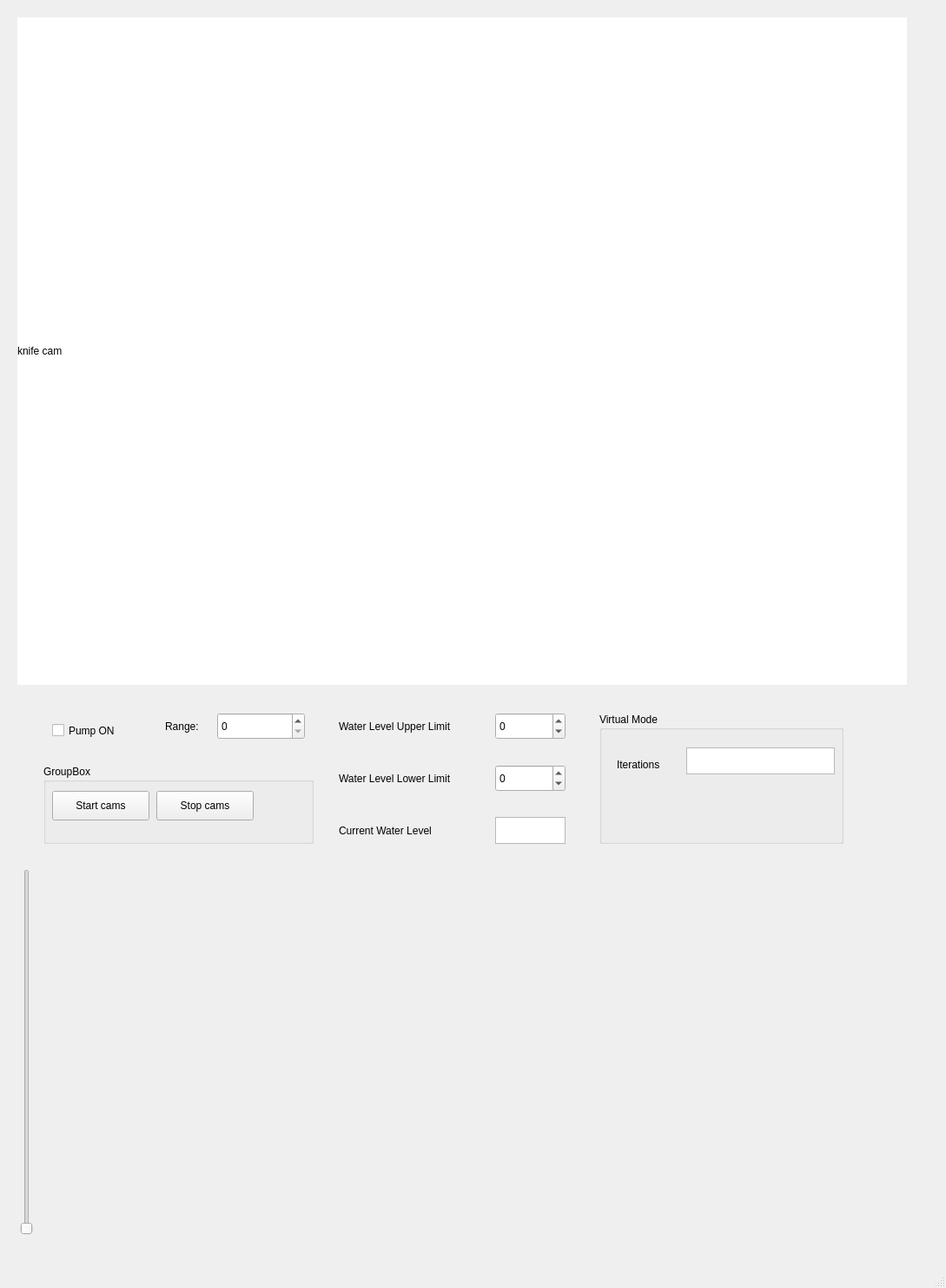
<?xml version="1.0" encoding="UTF-8"?>
<ui version="4.0">
 <class>MainWindow</class>
 <widget class="QMainWindow" name="MainWindow">
  <property name="geometry">
   <rect>
    <x>0</x>
    <y>0</y>
    <width>1089</width>
    <height>1482</height>
   </rect>
  </property>
  <property name="windowTitle">
   <string>MainWindow</string>
  </property>
  <widget class="QWidget" name="centralwidget">
   <widget class="paintableqlabel" name="cam_knife">
    <property name="geometry">
     <rect>
      <x>20</x>
      <y>20</y>
      <width>1024</width>
      <height>768</height>
     </rect>
    </property>
    <property name="styleSheet">
     <string notr="true">background: rgb(255,255,255)</string>
    </property>
    <property name="text">
     <string>knife cam</string>
    </property>
   </widget>
   <widget class="QGroupBox" name="groupBox">
    <property name="geometry">
     <rect>
      <x>50</x>
      <y>880</y>
      <width>311</width>
      <height>91</height>
     </rect>
    </property>
    <property name="title">
     <string>GroupBox</string>
    </property>
    <widget class="QPushButton" name="btn_StartCams">
     <property name="geometry">
      <rect>
       <x>10</x>
       <y>30</y>
       <width>112</width>
       <height>34</height>
      </rect>
     </property>
     <property name="text">
      <string>Start cams</string>
     </property>
    </widget>
    <widget class="QPushButton" name="btn_StopCams">
     <property name="geometry">
      <rect>
       <x>130</x>
       <y>30</y>
       <width>112</width>
       <height>34</height>
      </rect>
     </property>
     <property name="text">
      <string>Stop cams</string>
     </property>
    </widget>
   </widget>
   <widget class="PlotWidget" name="pg_waterlevel" native="true">
    <property name="geometry">
     <rect>
      <x>50</x>
      <y>1000</y>
      <width>1001</width>
      <height>421</height>
     </rect>
    </property>
   </widget>
   <widget class="QSlider" name="sldr_WaterThres">
    <property name="geometry">
     <rect>
      <x>20</x>
      <y>1000</y>
      <width>22</width>
      <height>421</height>
     </rect>
    </property>
    <property name="orientation">
     <enum>Qt::Vertical</enum>
    </property>
   </widget>
   <widget class="QSpinBox" name="sbx_WaterThresRange">
    <property name="geometry">
     <rect>
      <x>250</x>
      <y>820</y>
      <width>101</width>
      <height>31</height>
     </rect>
    </property>
    <property name="keyboardTracking">
     <bool>false</bool>
    </property>
    <property name="value">
     <number>0</number>
    </property>
   </widget>
   <widget class="QLabel" name="label_3">
    <property name="geometry">
     <rect>
      <x>190</x>
      <y>820</y>
      <width>61</width>
      <height>31</height>
     </rect>
    </property>
    <property name="text">
     <string>Range:</string>
    </property>
   </widget>
   <widget class="QCheckBox" name="cbx_pumpOn">
    <property name="geometry">
     <rect>
      <x>60</x>
      <y>820</y>
      <width>111</width>
      <height>41</height>
     </rect>
    </property>
    <property name="text">
     <string>Pump ON</string>
    </property>
    <property name="checked">
     <bool>false</bool>
    </property>
   </widget>
   <widget class="QLabel" name="label">
    <property name="geometry">
     <rect>
      <x>390</x>
      <y>820</y>
      <width>181</width>
      <height>31</height>
     </rect>
    </property>
    <property name="text">
     <string>Water Level Upper Limit</string>
    </property>
   </widget>
   <widget class="QSpinBox" name="sbx_WaterLevelUpperLim">
    <property name="geometry">
     <rect>
      <x>570</x>
      <y>820</y>
      <width>81</width>
      <height>31</height>
     </rect>
    </property>
    <property name="minimum">
     <number>-400</number>
    </property>
    <property name="maximum">
     <number>400</number>
    </property>
   </widget>
   <widget class="QLabel" name="label_2">
    <property name="geometry">
     <rect>
      <x>390</x>
      <y>880</y>
      <width>181</width>
      <height>31</height>
     </rect>
    </property>
    <property name="text">
     <string>Water Level Lower Limit</string>
    </property>
   </widget>
   <widget class="QSpinBox" name="sbx_WaterLevelLowerLim">
    <property name="geometry">
     <rect>
      <x>570</x>
      <y>880</y>
      <width>81</width>
      <height>31</height>
     </rect>
    </property>
    <property name="minimum">
     <number>-400</number>
    </property>
    <property name="maximum">
     <number>400</number>
    </property>
    <property name="displayIntegerBase">
     <number>10</number>
    </property>
   </widget>
   <widget class="QTextEdit" name="DisplayCurrentLevel">
    <property name="geometry">
     <rect>
      <x>570</x>
      <y>940</y>
      <width>81</width>
      <height>31</height>
     </rect>
    </property>
   </widget>
   <widget class="QLabel" name="label_4">
    <property name="geometry">
     <rect>
      <x>390</x>
      <y>940</y>
      <width>181</width>
      <height>31</height>
     </rect>
    </property>
    <property name="text">
     <string>Current Water Level</string>
    </property>
   </widget>
   <widget class="QGroupBox" name="groupBox_2">
    <property name="geometry">
     <rect>
      <x>690</x>
      <y>820</y>
      <width>281</width>
      <height>151</height>
     </rect>
    </property>
    <property name="title">
     <string>Virtual Mode </string>
    </property>
    <widget class="QTextEdit" name="DisplayCurrentCount">
     <property name="geometry">
      <rect>
       <x>100</x>
       <y>40</y>
       <width>171</width>
       <height>31</height>
      </rect>
     </property>
    </widget>
    <widget class="QLabel" name="label_5">
     <property name="geometry">
      <rect>
       <x>20</x>
       <y>50</y>
       <width>71</width>
       <height>19</height>
      </rect>
     </property>
     <property name="text">
      <string>Iterations</string>
     </property>
    </widget>
   </widget>
  </widget>
  <widget class="QMenuBar" name="menubar">
   <property name="geometry">
    <rect>
     <x>0</x>
     <y>0</y>
     <width>1089</width>
     <height>31</height>
    </rect>
   </property>
  </widget>
  <widget class="QStatusBar" name="statusbar"/>
 </widget>
 <customwidgets>
  <customwidget>
   <class>PlotWidget</class>
   <extends>QWidget</extends>
   <header>pyqtgraph</header>
   <container>1</container>
  </customwidget>
  <customwidget>
   <class>paintableqlabel</class>
   <extends>QLabel</extends>
   <header>paintableqlabel.h</header>
  </customwidget>
 </customwidgets>
 <resources/>
 <connections/>
</ui>
